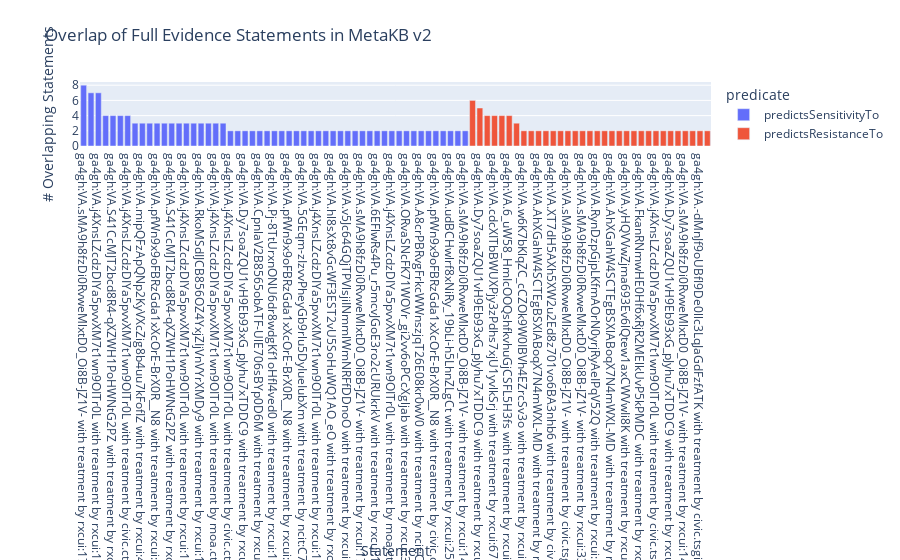

Notebook cell for this chart:
### Code cell
import plotly
import plotly.express as px

fig = px.bar(data[0:86], x='Statement', y='counts', color='predicate', title='Overlap of Full Evidence Statements in MetaKB v2')
fig.update_layout(yaxis_title='# Overlapping Statements')
fig.show()

### Figure 1 — Plotly figure (JSON) as saved in the notebook; plotly's stock layout.template omitted (floating-point values rounded to 4 significant figures)
{"data": [{"alignmentgroup": "True", "hovertemplate": "predicate=predictsSensitivityTo<br>Statement=%{x}<br>counts=%{y}<extra></extra>", "legendgroup": "predictsSensitivityTo", "marker": {"color": "#636efa", "pattern": {"shape": ""}}, "name": "predictsSensitivityTo", "offsetgroup": "predictsSensitivityTo", "orientation": "v", "showlegend": true, "textposition": "auto", "type": "bar", "x": ["ga4gh:VA.sMA9h8fzDi0RvweMlxtD0_Oi8B-JZ1V- with treatment by rxcui:1721560 predictsSensitivityTo the disease ncit:C2926", "ga4gh:VA.S41CcMJT2bcd8R4-qXZWH1PoHWNtG2PZ with treatment by rxcui:337525 predictsSensitivityTo the disease ncit:C2926", "ga4gh:VA.j4XnsLZcdzDIYa5pvvXM7t1wn9OITr0L with treatment by rxcui:1147220 predictsSensitivityTo the disease ncit:C3224", "ga4gh:VA.S41CcMJT2bcd8R4-qXZWH1PoHWNtG2PZ with treatment by rxcui:1430438 predictsSensitivityTo the disease ncit:C2926", "ga4gh:VA.S41CcMJT2bcd8R4-qXZWH1PoHWNtG2PZ with treatment by rxcui:328134 predictsSensitivityTo the disease ncit:C2926", "ga4gh:VA.S41CcMJT2bcd8R4-qXZWH1PoHWNtG2PZ with treatment by rxcui:1721560 predictsSensitivityTo the disease ncit:C2926", "ga4gh:VA.j4XnsLZcdzDIYa5pvvXM7t1wn9OITr0L with treatment by civic.ctid:oBrlcO23adoVXv51xh-5Wigy0QyDWtfr predictsSensitivityTo the disease ncit:C3224", "ga4gh:VA.S41CcMJT2bcd8R4-qXZWH1PoHWNtG2PZ with treatment by rxcui:337525 predictsSensitivityTo the disease ncit:C9305", "ga4gh:VA.mipQFzApQNp2KyVXcZig8b4uu7kFofIZ with treatment by rxcui:495881 predictsSensitivityTo the disease ncit:C2926", "ga4gh:VA.sMA9h8fzDi0RvweMlxtD0_Oi8B-JZ1V- with treatment by ncit:C99905 predictsSensitivityTo the disease ncit:C2926", "ga4gh:VA.pfWn9x9oFBRzGda1xXcOrE-BrX0R__N8 with treatment by rxcui:1147220 predictsSensitivityTo the disease ncit:C3224", "ga4gh:VA.j4XnsLZcdzDIYa5pvvXM7t1wn9OITr0L with treatment by rxcui:1147220 predictsSensitivityTo the disease ncit:C4978", "ga4gh:VA.S41CcMJT2bcd8R4-qXZWH1PoHWNtG2PZ with treatment by rxcui:328134 predictsSensitivityTo the disease ncit:C3512", "ga4gh:VA.S41CcMJT2bcd8R4-qXZWH1PoHWNtG2PZ with treatment by rxcui:1430438 predictsSensitivityTo the disease ncit:C3512", "ga4gh:VA.j4XnsLZcdzDIYa5pvvXM7t1wn9OITr0L with treatment by rxcui:1425098 predictsSensitivityTo the disease ncit:C3224", "ga4gh:VA.lAST62ntkEaXy6RDDOF1V4C3jd-jaAJ5 with treatment by rxcui:2049873 predictsSensitivityTo the disease ncit:C3171", "ga4gh:VA.RkoMSdIJCB856OZ4YxjZIjVnVYrXMDy9 with treatment by rxcui:1148495 predictsSensitivityTo the disease ncit:C3270", "ga4gh:VA.S41CcMJT2bcd8R4-qXZWH1PoHWNtG2PZ with treatment by rxcui:2058848 predictsSensitivityTo the disease ncit:C2926", "ga4gh:VA.j4XnsLZcdzDIYa5pvvXM7t1wn9OITr0L with treatment by moa.ctid:IAMn2xc8QDzi0_zvPzrGlronyv01Coqs predictsSensitivityTo the disease ncit:C3224", "ga4gh:VA.j4XnsLZcdzDIYa5pvvXM7t1wn9OITr0L with treatment by rxcui:1147220 predictsSensitivityTo the disease ncit:C4035", "ga4gh:VA.j4XnsLZcdzDIYa5pvvXM7t1wn9OITr0L with treatment by civic.ctid:aqQX-Uu5M67jU4vqRwbOB7diuYQozPtZ predictsSensitivityTo the disease ncit:C4978", "ga4gh:VA.d-Kmz2h-KL5RB7PbcizjOTz8crmA9lEk with treatment by rxcui:328134 predictsSensitivityTo the disease ncit:C2926", "ga4gh:VA.Dy7soaZQU1vH9Eb93xG_pJyhu7xTDDC9 with treatment by rxcui:2272107 predictsSensitivityTo the disease ncit:C3868", "ga4gh:VA.kupbzxHCTSvq0_M8FY2FpHFtXotNHn4c with treatment by rxcui:1193326 predictsSensitivityTo the disease ncit:C3179", "ga4gh:VA.CpnlaV2B8565obATF-UlE706sBYp0D6M with treatment by rxcui:2289380 predictsSensitivityTo the disease ncit:C3224", "ga4gh:VA.2VAvTmPON2L7JffxjE68jAmmmwxyzDpB with treatment by rxcui:2049873 predictsSensitivityTo the disease ncit:C3171", "ga4gh:VA.Pj-8TtUrxnONU6dr8wdgKf1oHfI4ved0 with treatment by rxcui:1147220 predictsSensitivityTo the disease ncit:C3224", "ga4gh:VA.S41CcMJT2bcd8R4-qXZWH1PoHWNtG2PZ with treatment by rxcui:337525 predictsSensitivityTo the disease ncit:C3512", "ga4gh:VA.pfWn9x9oFBRzGda1xXcOrE-BrX0R__N8 with treatment by rxcui:1425098 predictsSensitivityTo the disease ncit:C3224", "ga4gh:VA.4yqg18xtnJP7cTJI-Z2xS5HjnhxJJg84 with treatment by rxcui:337525 predictsSensitivityTo the disease ncit:C34447", "ga4gh:VA.5GEqm-zIzvvPheyGb9rlu5DyIueIubXm with treatment by ncit:C74072 predictsSensitivityTo the disease ncit:C4013", "ga4gh:VA.j4XnsLZcdzDIYa5pvvXM7t1wn9OITr0L with treatment by civic.ctid:oBrlcO23adoVXv51xh-5Wigy0QyDWtfr predictsSensitivityTo the disease ncit:C35417", "ga4gh:VA.j4XnsLZcdzDIYa5pvvXM7t1wn9OITr0L with treatment by rxcui:1147220 predictsSensitivityTo the disease ncit:C3510", "ga4gh:VA.6mOBrBWsfWLavxBwhR3tMyJEW9UNc6fk with treatment by rxcui:357977 predictsSensitivityTo the disease ncit:C3868", "ga4gh:VA.hl8sXt8vGcWF3EST2vU5SoHuWQ1AO_eO with treatment by rxcui:357977 predictsSensitivityTo the disease ncit:C3171", "ga4gh:VA.j4XnsLZcdzDIYa5pvvXM7t1wn9OITr0L with treatment by rxcui:1424911 predictsSensitivityTo the disease ncit:C3224", "ga4gh:VA.v5Jc64GQjTPVlsjiINmmlWmNRFfDDnoO with treatment by rxcui:337525 predictsSensitivityTo the disease ncit:C4436", "ga4gh:VA.S41CcMJT2bcd8R4-qXZWH1PoHWNtG2PZ with treatment by civic.tsgid:MHwrYYGaDMmdgFLNboI18QBl-zDj5Wso predictsSensitivityTo the disease ncit:C2926", "ga4gh:VA.sMA9h8fzDi0RvweMlxtD0_Oi8B-JZ1V- with treatment by rxcui:1721560 predictsSensitivityTo the disease ncit:C3512", "ga4gh:VA.j4XnsLZcdzDIYa5pvvXM7t1wn9OITr0L with treatment by civic.ctid:7g5X81wE2go4GE_fB45SjFamVMgpnwsA predictsSensitivityTo the disease ncit:C4978", "ga4gh:VA.6EFlwRs4Pu_r5mcvJGoE3ro2cURUkrkV with treatment by rxcui:1148495 predictsSensitivityTo the disease ncit:C3270", "ga4gh:VA.j4XnsLZcdzDIYa5pvvXM7t1wn9OITr0L with treatment by civic.ctid:rF1JcnGq_-VTc0yiCsNIORfNqXQCC3yM predictsSensitivityTo the disease ncit:C4978", "ga4gh:VA.j4XnsLZcdzDIYa5pvvXM7t1wn9OITr0L with treatment by moa.ctid:fImZ7uz-ZC2vosZSuS-gdJcQGXu3l6l7 predictsSensitivityTo the disease ncit:C3224", "ga4gh:VA.pfWn9x9oFBRzGda1xXcOrE-BrX0R__N8 with treatment by moa.ctid:IAMn2xc8QDzi0_zvPzrGlronyv01Coqs predictsSensitivityTo the disease ncit:C3224", "ga4gh:VA.ORvaSNcFK71WOVr_gi2vv6oPCcXgljab with treatment by rxcui:318341 predictsSensitivityTo the disease ncit:C4978", "ga4gh:VA.j4XnsLZcdzDIYa5pvvXM7t1wn9OITr0L with treatment by rxcui:1147220 predictsSensitivityTo the disease ncit:C53972", "ga4gh:VA.A8crPBRvgFrkcWWnszjqT26E08kr0wV0 with treatment by ncit:C165479 predictsSensitivityTo the disease ncit:C9245", "ga4gh:VA.E09IUKElemW2uoVRT5qacU7RMqT8Um5m with treatment by ncit:C165479 predictsSensitivityTo the disease ncit:C9245", "ga4gh:VA.pfWn9x9oFBRzGda1xXcOrE-BrX0R__N8 with treatment by civic.ctid:oBrlcO23adoVXv51xh-5Wigy0QyDWtfr predictsSensitivityTo the disease ncit:C3224", "ga4gh:VA.j4XnsLZcdzDIYa5pvvXM7t1wn9OITr0L with treatment by rxcui:1147220 predictsSensitivityTo the disease ncit:C3242", "ga4gh:VA.udBCHwlrf8xNiRy_19bLi-h5LhnZLgCt with treatment by rxcui:2550714 predictsSensitivityTo the disease ncit:C2926", "ga4gh:VA.j4XnsLZcdzDIYa5pvvXM7t1wn9OITr0L with treatment by rxcui:1147220 predictsSensitivityTo the disease ncit:C2926", "ga4gh:VA.sMA9h8fzDi0RvweMlxtD0_Oi8B-JZ1V- with treatment by rxcui:1430438 predictsSensitivityTo the disease ncit:C2926"], "xaxis": "x", "y": [8, 7, 7, 4, 4, 4, 4, 3, 3, 3, 3, 3, 3, 3, 3, 3, 3, 3, 3, 3, 2, 2, 2, 2, 2, 2, 2, 2, 2, 2, 2, 2, 2, 2, 2, 2, 2, 2, 2, 2, 2, 2, 2, 2, 2, 2, 2, 2, 2, 2, 2, 2, 2], "yaxis": "y"}, {"alignmentgroup": "True", "hovertemplate": "predicate=predictsResistanceTo<br>Statement=%{x}<br>counts=%{y}<extra></extra>", "legendgroup": "predictsResistanceTo", "marker": {"color": "#EF553B", "pattern": {"shape": ""}}, "name": "predictsResistanceTo", "offsetgroup": "predictsResistanceTo", "orientation": "v", "showlegend": true, "textposition": "auto", "type": "bar", "x": ["ga4gh:VA.ORvaSNcFK71WOVr_gi2vv6oPCcXgljab with treatment by rxcui:318341 predictsResistanceTo the disease ncit:C4978", "ga4gh:VA.Dy7soaZQU1vH9Eb93xG_pJyhu7xTDDC9 with treatment by rxcui:282388 predictsResistanceTo the disease ncit:C3868", "ga4gh:VA.ZqmNu5AN2PRYFl0K9eBQ_bo2pJAGKSoa with treatment by rxcui:6718 predictsResistanceTo the disease ncit:C3242", "ga4gh:VA.cdcXITbBWUXPjy3zPdhs7xjU1yvlkSrj with treatment by rxcui:6718 predictsResistanceTo the disease ncit:C3242", "ga4gh:VA.udBCHwlrf8xNiRy_19bLi-h5LhnZLgCt with treatment by rxcui:6718 predictsResistanceTo the disease ncit:C3242", "ga4gh:VA.6_uW58_HmIcOOQshfkvhuGjCSFL5H3fs with treatment by rxcui:6718 predictsResistanceTo the disease ncit:C3242", "ga4gh:VA.sMA9h8fzDi0RvweMlxtD0_Oi8B-JZ1V- with treatment by rxcui:328134 predictsResistanceTo the disease ncit:C2926", "ga4gh:VA.w6K7bKlqZC_cCZOk9W0IBVh4EZrcSv3o with treatment by rxcui:282388 predictsResistanceTo the disease ncit:C3868", "ga4gh:VA.ORvaSNcFK71WOVr_gi2vv6oPCcXgljab with treatment by civic.tsgid:7IxyhCwID0QYyVCP2xuIyYvwwu-S_HrZ predictsResistanceTo the disease ncit:C4978", "ga4gh:VA.AhXGahW4SCTEgBSXlABoqX7N4mWXL-MD with treatment by rxcui:318341 predictsResistanceTo the disease ncit:C4978", "ga4gh:VA.zElnUUWNdxH5elaDdhFo8dYA6dVjCZNs with treatment by rxcui:1747556 predictsResistanceTo the disease ncit:C3209", "ga4gh:VA.XT7dH5AXh5XW2u2Ed8z701vo6BA3nhb6 with treatment by civic.tsgid:IMgxRLc3XTtFhF3LrdtkdhJqiCh-_3dE predictsResistanceTo the disease ncit:C3168", "ga4gh:VA.57hhvPjBoLmuSxZdcTzEdDEprYZnzznv with treatment by rxcui:1147220 predictsResistanceTo the disease ncit:C3224", "ga4gh:VA.sMA9h8fzDi0RvweMlxtD0_Oi8B-JZ1V- with treatment by civic.tsgid:MHwrYYGaDMmdgFLNboI18QBl-zDj5Wso predictsResistanceTo the disease ncit:C2926", "ga4gh:VA.I_Aqtnp7T3OtKjjcXdRisQvKbLULvRN5 with treatment by rxcui:1147220 predictsResistanceTo the disease ncit:C3224", "ga4gh:VA.sMA9h8fzDi0RvweMlxtD0_Oi8B-JZ1V- with treatment by rxcui:337525 predictsResistanceTo the disease ncit:C2926", "ga4gh:VA.B6uOm51_KWfoJlGO61ui7ltRfb4sG092 with treatment by rxcui:1546019 predictsResistanceTo the disease ncit:C3174", "ga4gh:VA.RynDzpGjpLKfmAOrN0yrjRyAeIPqV52Q with treatment by rxcui:1242987 predictsResistanceTo the disease ncit:C2921", "ga4gh:VA.cdcXITbBWUXPjy3zPdhs7xjU1yvlkSrj with treatment by rxcui:263034 predictsResistanceTo the disease ncit:C4978", "ga4gh:VA.AhXGahW4SCTEgBSXlABoqX7N4mWXL-MD with treatment by rxcui:263034 predictsResistanceTo the disease ncit:C4978", "ga4gh:VA.ABJoQOtfYms_bIW4CVCKShtEmwIiT6WA with treatment by rxcui:318341 predictsResistanceTo the disease ncit:C4978", "ga4gh:VA.yHQVVwZjma693Ev6lQtew1axCWVwIi8K with treatment by rxcui:1147220 predictsResistanceTo the disease ncit:C3224", "ga4gh:VA.5GEqm-zIzvvPheyGb9rlu5DyIueIubXm with treatment by civic.tsgid:7IxyhCwID0QYyVCP2xuIyYvwwu-S_HrZ predictsResistanceTo the disease ncit:C4978", "ga4gh:VA.FkanRNmwHE0Hf6xRjR2MElkUvP5kPMDC with treatment by rxcui:1147220 predictsResistanceTo the disease ncit:C3224", "ga4gh:VA.-dMnJf9oUBfl9De0llc3LqJaGdFzfATK with treatment by rxcui:2103478 predictsResistanceTo the disease ncit:C53556", "ga4gh:VA.j4XnsLZcdzDIYa5pvvXM7t1wn9OITr0L with treatment by civic.tsgid:7IxyhCwID0QYyVCP2xuIyYvwwu-S_HrZ predictsResistanceTo the disease ncit:C4978", "ga4gh:VA.WCo3uQpMnNSbBMy5pKdSccudXs8ooZw9 with treatment by civic.ctid:E39_bNJqxD2YlQvEbnaYPTYj7A6sKF3V predictsResistanceTo the disease ncit:C4978", "ga4gh:VA.Dy7soaZQU1vH9Eb93xG_pJyhu7xTDDC9 with treatment by rxcui:282388 predictsResistanceTo the disease ncit:C9305", "ga4gh:VA.0sx1Z2siMMnqZhW0BnX4eUz9dUIDLRm- with treatment by rxcui:282388 predictsResistanceTo the disease ncit:C9305", "ga4gh:VA.sMA9h8fzDi0RvweMlxtD0_Oi8B-JZ1V- with treatment by rxcui:1430438 predictsResistanceTo the disease ncit:C2926", "ga4gh:VA.0v5ZnAjs5BLLL0yOTmm5LO5S1f2m8vGa with treatment by rxcui:1442981 predictsResistanceTo the disease ncit:C3163", "ga4gh:VA.-dMnJf9oUBfl9De0llc3LqJaGdFzfATK with treatment by civic.tsgid:7IxyhCwID0QYyVCP2xuIyYvwwu-S_HrZ predictsResistanceTo the disease ncit:C4978", "ga4gh:VA.yHQVVwZjma693Ev6lQtew1axCWVwIi8K with treatment by rxcui:2289380 predictsResistanceTo the disease ncit:C3224"], "xaxis": "x", "y": [6, 5, 4, 4, 4, 4, 3, 2, 2, 2, 2, 2, 2, 2, 2, 2, 2, 2, 2, 2, 2, 2, 2, 2, 2, 2, 2, 2, 2, 2, 2, 2, 2], "yaxis": "y"}], "layout": {"barmode": "relative", "legend": {"title": {"text": "predicate"}, "tracegroupgap": 0}, "title": {"text": "Overlap of Full Evidence Statements in MetaKB v2"}, "xaxis": {"anchor": "y", "domain": [0, 1], "title": {"text": "Statement"}}, "yaxis": {"anchor": "x", "domain": [0, 1], "title": {"text": "# Overlapping Statements"}}}}
